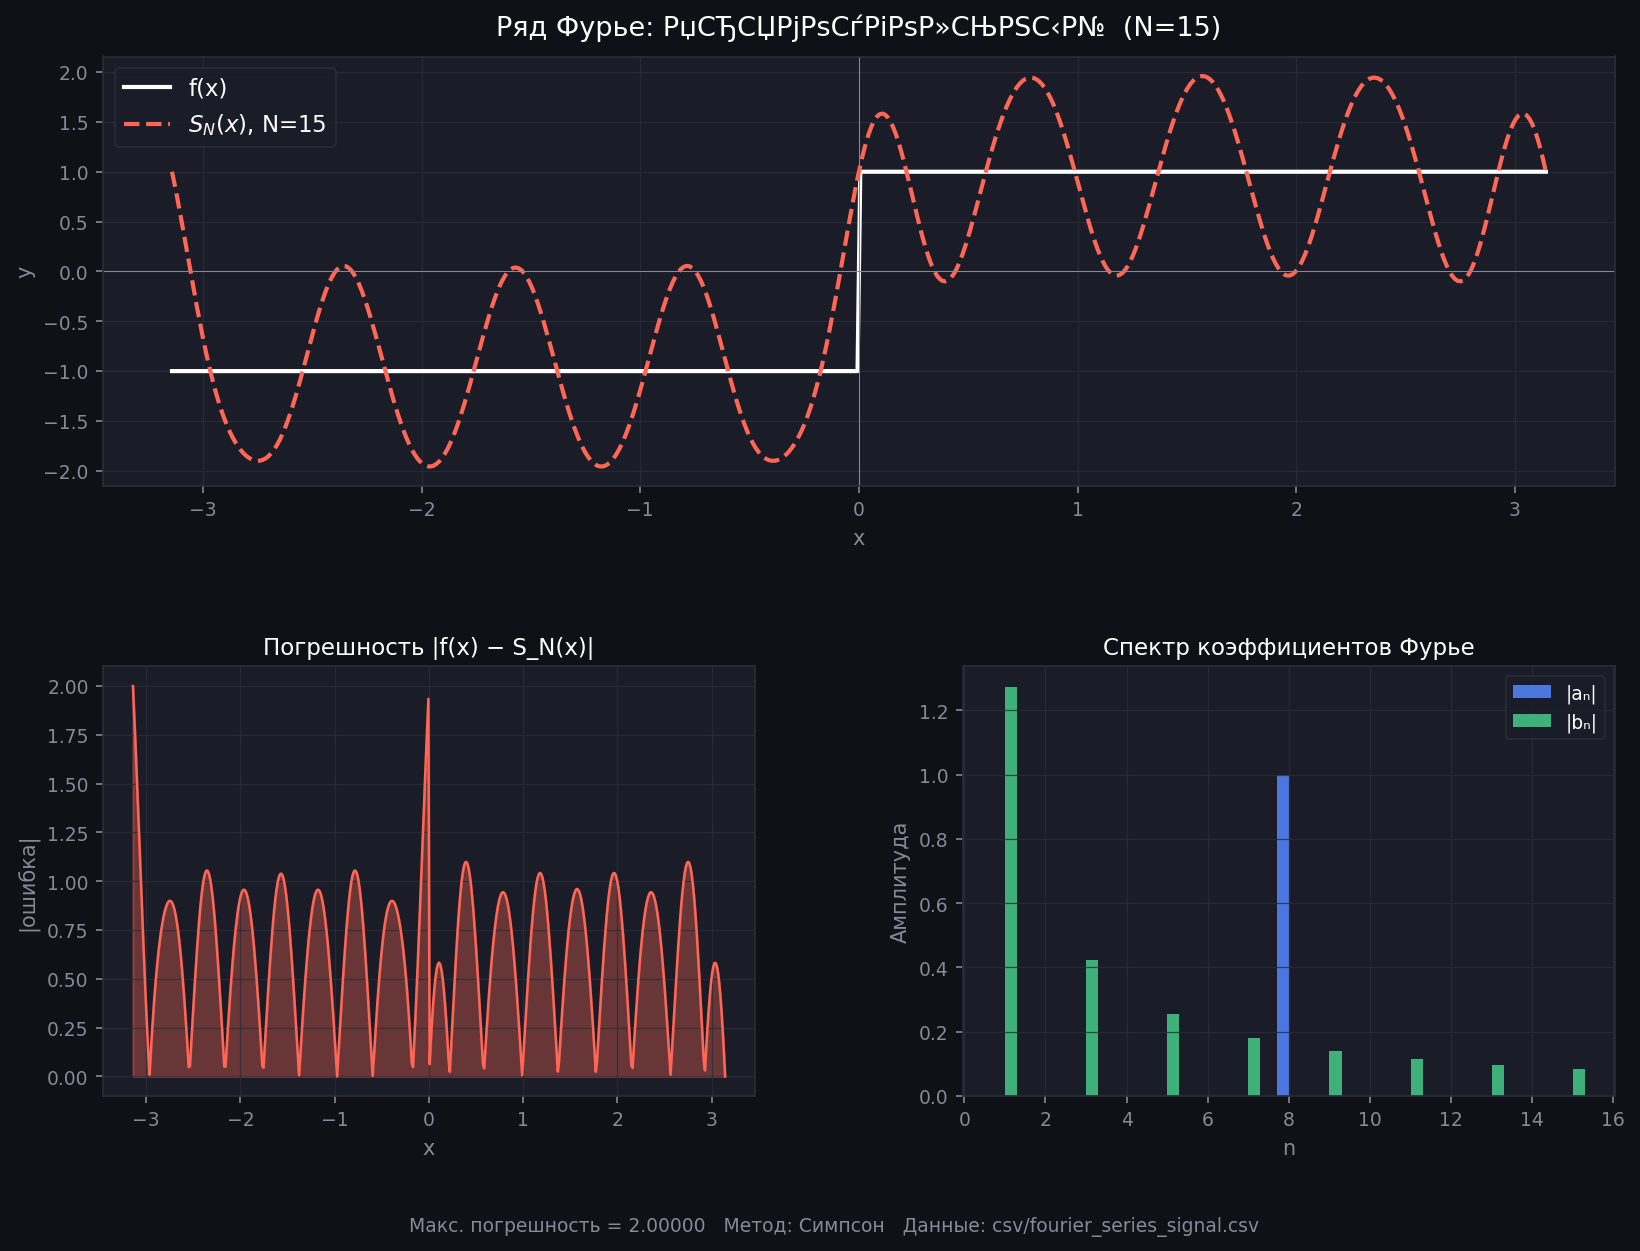

Generate this figure with Python:
"""
Визуализация данных из fourier_series.cpp 
Читает: fourier_series_signal.csv, fourier_series_coeffs.csv
"""

import sys
import numpy as np
import matplotlib.pyplot as plt
import matplotlib.gridspec as gridspec

# ── Цвета ────────────────────────────────────────────────────
BG      = '#0f1117'
PANEL   = '#1a1d27'
WHITE   = '#ffffff'
RED     = '#ff6655'
BLUE    = '#5588ff'
GREEN   = '#44cc88'
GRAY    = '#888899'
GRID    = '#2a2d3a'

def styled_ax(ax):
    ax.set_facecolor(PANEL)
    ax.tick_params(colors=GRAY, labelsize=9)
    for s in ax.spines.values(): s.set_edgecolor(GRID)
    ax.grid(color=GRID, linewidth=0.6, alpha=0.8)

# ── Загрузка данных ───────────────────────────────────────────
def load_signal(path='fourier_series_signal.csv'):
    meta = {}
    with open(path) as fh:
        for line in fh:
            if line.startswith('#'): 
                for part in line[1:].split():
                    if '=' in part:
                        k, v = part.split('=', 1)
                        meta[k] = v
            else:
                break
    data = np.loadtxt(path, delimiter=',', comments='#', skiprows=2)
    return meta, data   # columns: x, f_x, S_N_x, error

def load_coeffs(path='fourier_series_coeffs.csv'):
    data = np.loadtxt(path, delimiter=',', comments='#', skiprows=2)
    return data         # columns: n, an, bn, amplitude

# ── Построение ───────────────────────────────────────────────
def plot(signal_file='fourier_series_signal.csv',
         coeffs_file='fourier_series_coeffs.csv'):

    meta, sig = load_signal(signal_file)
    cof       = load_coeffs(coeffs_file)

    fname = meta.get('function', '?')
    N     = meta.get('N', '?')

    x   = sig[:, 0]
    fx  = sig[:, 1]
    sn  = sig[:, 2]
    err = sig[:, 3]

    ns  = cof[:, 0].astype(int)
    an  = cof[:, 1]
    bn  = cof[:, 2]
    amp = cof[:, 3]

    fig = plt.figure(figsize=(13, 9), facecolor=BG)
    gs  = gridspec.GridSpec(2, 2, figure=fig, hspace=0.42, wspace=0.32)

    # ── 1. Основной: f(x) vs S_N(x) ─────────────────────────
    ax1 = fig.add_subplot(gs[0, :])
    styled_ax(ax1)
    ax1.plot(x, fx,  color=WHITE, lw=2,   label='f(x)')
    ax1.plot(x, sn,  color=RED,   lw=2,   label=f'$S_{{N}}(x)$, N={N}', ls='--')
    ax1.axhline(0, color=GRAY, lw=0.5)
    ax1.axvline(0, color=GRAY, lw=0.5)
    ax1.set_title(f'Ряд Фурье: {fname}  (N={N})', color=WHITE, fontsize=13, pad=10)
    ax1.set_xlabel('x', color=GRAY)
    ax1.set_ylabel('y', color=GRAY)
    ax1.legend(facecolor=PANEL, edgecolor=GRID, labelcolor=WHITE, fontsize=11)

    # ── 2. Погрешность ───────────────────────────────────────
    ax2 = fig.add_subplot(gs[1, 0])
    styled_ax(ax2)
    ax2.fill_between(x, err, color=RED, alpha=0.35)
    ax2.plot(x, err, color=RED, lw=1.2)
    ax2.set_title('Погрешность |f(x) − S_N(x)|', color=WHITE, fontsize=11)
    ax2.set_xlabel('x', color=GRAY)
    ax2.set_ylabel('|ошибка|', color=GRAY)

    # ── 3. Спектр коэффициентов ──────────────────────────────
    ax3 = fig.add_subplot(gs[1, 1])
    styled_ax(ax3)
    w = 0.3
    mask = ns > 0   # без n=0
    ax3.bar(ns[mask] - w/2, np.abs(an[mask]), w, color=BLUE,  alpha=0.85, label='|aₙ|')
    ax3.bar(ns[mask] + w/2, np.abs(bn[mask]), w, color=GREEN, alpha=0.85, label='|bₙ|')
    ax3.set_title('Спектр коэффициентов Фурье', color=WHITE, fontsize=11)
    ax3.set_xlabel('n', color=GRAY)
    ax3.set_ylabel('Амплитуда', color=GRAY)
    ax3.legend(facecolor=PANEL, edgecolor=GRID, labelcolor=WHITE, fontsize=9)

    # ── Подпись ──────────────────────────────────────────────
    max_err = err.max()
    fig.text(0.5, 0.01,
             f'Макс. погрешность = {max_err:.5f}   '
             f'Метод: Симпсон   Данные: {signal_file}',
             ha='center', color=GRAY, fontsize=9)

    out = 'plot_fourier_series.png'
    plt.savefig(out, dpi=150, bbox_inches='tight', facecolor=BG)
    plt.show()
    print(f'Сохранено: {out}')

# ── Точка входа ───────────────────────────────────────────────
if __name__ == '__main__':
    args = [a for a in sys.argv[1:] if not a.startswith('-')]
    sig = args[0] if len(args) > 0 else 'csv/fourier_series_signal.csv'
    cof = args[1] if len(args) > 1 else 'csv/fourier_series_coeffs.csv'
    plot(sig, cof)
